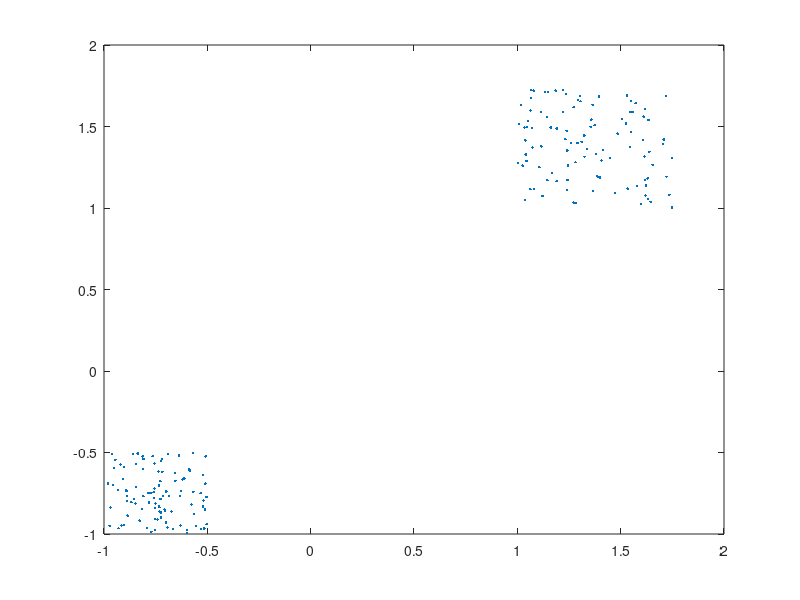
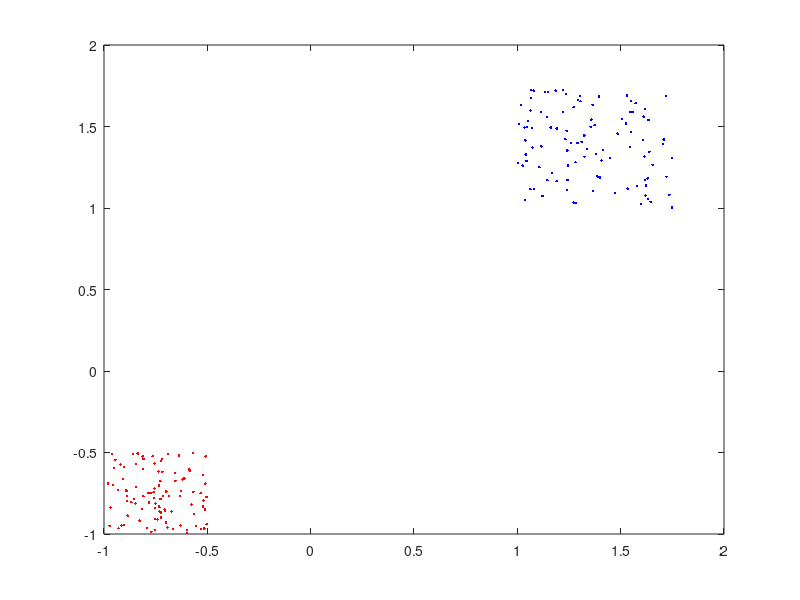

MATLAB code to generate these figures, in order:
P1 = [rand(100, 2)*0.75+ones(100,2)]; 
P2 = [rand(100, 2)*0.5-ones(100,2)]; 
O = [P1; P2];
figure
plot(O(:,1), O(:, 2), '.'); 
L = kmeans(O, 2); 
figure
plot(O(L==1,1), O(L==1,2), 'r.'); hold
plot(O(L==2,1), O(L==2,2), 'b.');